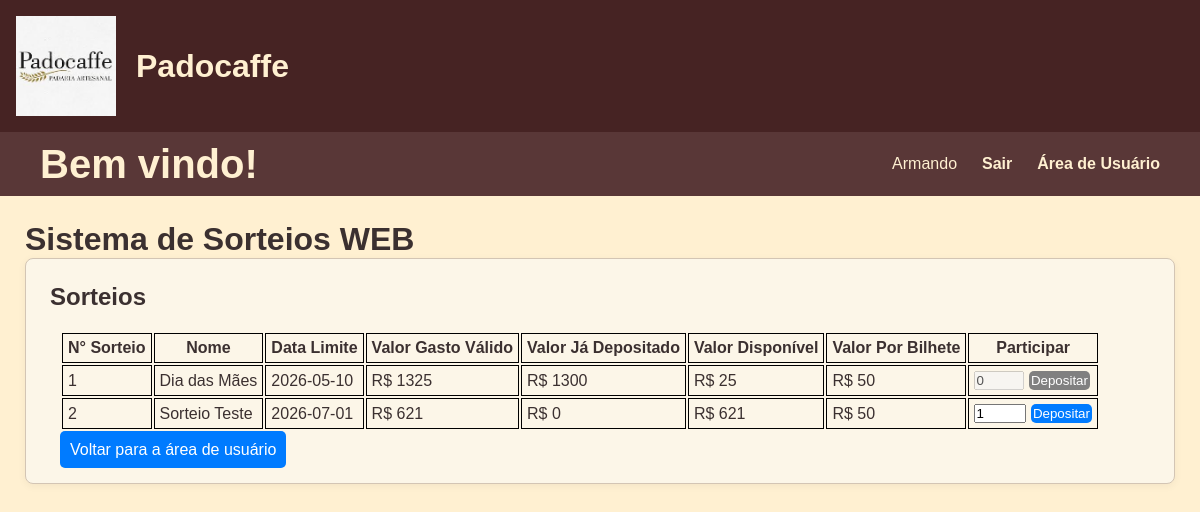
The app's page /participar_sorteio (signed in), older data.
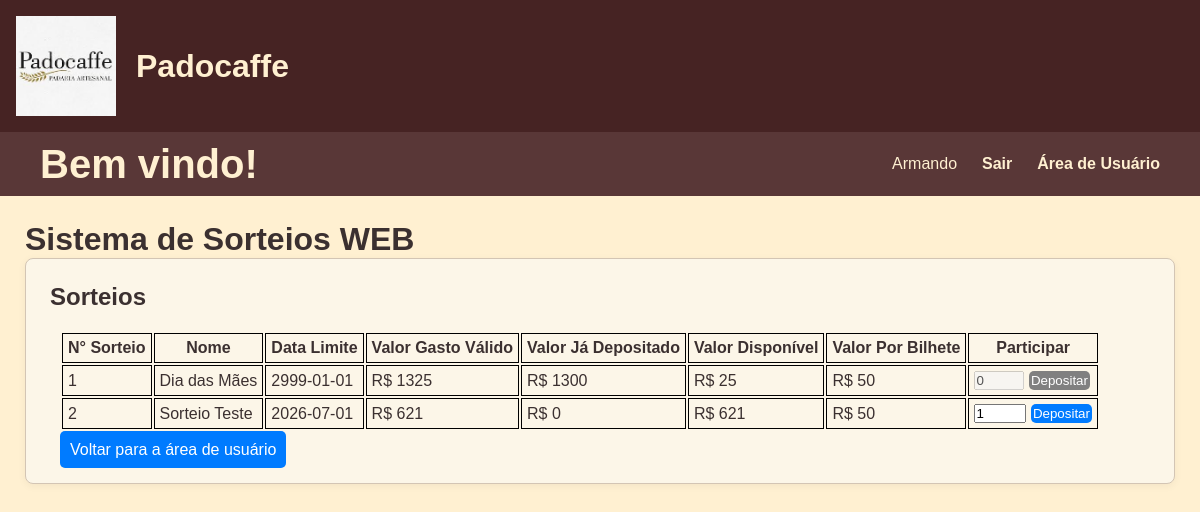
The same page, newer data.
### tables this page shows
CREATE TABLE usuario (
  id_usuario INTEGER PRIMARY KEY AUTOINCREMENT,
  username TEXT UNIQUE NOT NULL,
  password TEXT NOT NULL,
  CPF INTEGER NOT NULL,
  celular INTEGER NOT NULL
);

CREATE TABLE "sorteio" (
	"id_sorteio"	INTEGER,
	"nome"	TEXT NOT NULL UNIQUE,
	"data_inicial"	TIMESTAMP NOT NULL,
	"data_limite"	TIMESTAMP NOT NULL,
	"valor_por_bilhete"	NUMERIC NOT NULL,
	"realizado"	BOOLEAN DEFAULT 0,
	"id_bilhete_sorteado"	INTEGER DEFAULT NULL,
	PRIMARY KEY("id_sorteio" AUTOINCREMENT),
	FOREIGN KEY("id_bilhete_sorteado") REFERENCES "bilhete"("id_bilhete"),
	CHECK((NOT "realizado") OR "id_bilhete_sorteado")
);

### flaskr/usuario.py (the view, shortened to what this page needs)
@bp.route('/participar_sorteio', methods=('GET','POST'))
@usuario_required
def participar_sorteio():
    id_usuario = session["user_id"]
    db = get_db()
    with current_app.open_resource('query_usuario.sql') as f:
        sorteios = db.execute(f.read().decode('utf8'),(id_usuario,id_usuario,)).fetchall()
    if request.method == 'GET':
        if sorteios:
            return render_template('usuario/participar_sorteio.html',sorteios=sorteios,sorteios_abertos=True)
        else:
            return render_template('usuario/participar_sorteio.html',get=True,sorteios_abertos=False)

### flaskr/auth.py (called while the page is built, shortened)
@bp.before_app_request
def load_logged_in_user():
    user_id = session.get("user_id")
    auth_type = session.get("auth_type")
    if user_id is None:
        g.admin = None
        g.usuario = None
    elif auth_type == "usuario":
        db = get_db()
        g.usuario = db.execute(
            "SELECT id_usuario, username, password FROM usuario WHERE id_usuario = ?",
            (user_id,)
        ).fetchone()
        g.admin = None

def usuario_required(view):
    @functools.wraps(view)
    def wrapped_view(**kwargs):
        if g.usuario is None:
            return redirect(url_for("auth.login_usuario"))
        return view(**kwargs)
    return wrapped_view

### flaskr/db.py (called while the page is built)
def get_db():
    if 'db' not in g:
        g.db = sqlite3.connect(DB_PATH)
        g.db.row_factory = sqlite3.Row
    return g.db

### flaskr/templates/usuario/participar_sorteio.html (shortened to what this page needs)
{% extends 'base.html' %}
{% block content %}
    <h2 style="margin-bottom: 20px;">Sorteios</h2>
    <div>
        {% if sorteios_abertos %}
            <table style="margin: 10px;">
                <tr>
                    <th>N° Sorteio</th>
                    <th>Nome</th>
                    <th>Data Limite</th>
                    <th>Valor Gasto Válido</th>
                    <th>Valor Já Depositado</th>
                    <th>Valor Disponível</th>
                    <th>Valor Por Bilhete</th>
                    <th>Participar</th>
                </tr>
                {% for sorteio in sorteios %}
                    <tr>
                        <td>{{sorteio.id_sorteio}}</td>
                        <td>{{sorteio.nome_sorteio}}</td>
                        <td>{{sorteio.data_limite}}</td>
                        <td>R$ {{sorteio.total_comprado}}</td>
                        <td>R$ {{sorteio.valor_convertido}}</td>
                        <td>R$ {{sorteio.total_comprado - sorteio.valor_convertido}}</td>
                        <td>R$ {{sorteio.valor_por_bilhete}}</td>
                        <td>
                            {%if sorteio.pode_depositar %}
                                <form class="formulario" style="margin: 0px" method="post" disabled>
                                        <nobr><input type="number" style="min-width: 50px; margin-bottom: 0px" value="1" id="quantidade_bilhetes" name="quantidade_bilhetes" min="1" max={{(sorteio.total_comprado - sorteio.valor_convertido)//sorteio.valor_por_bilhete}}>
                                        <button class="blue-button" style="padding: 2px" type="submit">Depositar</button></nobr>
                                    {% else %}
                                        <nobr><input disabled type="number" style="min-width: 50px; margin-bottom: 0px" value="0" min="0" max="0">
                                        <button class="blue-button" style="padding: 2px; background-color: gray" type="submit" disabled>Depositar</button></nobr>
                                    {% endif %}
                            </form>
                        </td>
                    </tr>
                {% endfor %}
            </table>
        {% else %}
        <p style="margin: 10px;">No momento não há nenhum sorteio aberto</p>
        {% endif %}
        <a href="{{ url_for('usuario.index_usuario') }}" style="text-decoration: none; background-color: #007BFF; color: white; padding: 10px; border-radius: 5px; margin: 10px;">Voltar para a área de usuário</a>
    </div>
{% endblock %}

### flaskr/templates/base.html (shortened to what this page needs)
<!doctype html>
<html lang="pt-br">
  <head>
    <link rel="stylesheet" href="{{ url_for('static', filename='style.css') }}">
  </head>
  <body>
    <header class="main-header">
        <img src="{{ url_for('static', filename='img/padocaffe imagem.jpeg') }}" alt="Logomarca da Empresa Padocaffe" style="height: 100px;">
        <h1>Padocaffe</h1>
    </header>
    <nav class="navbar">
      <h1>Bem vindo!</h1>
      <ul>
        {% if g.admin %}
            <li><span>{{ g.admin['username'] }}</span></li>
            <li><a class="navbar-item" href="{{ url_for('auth.logout_admin') }}">Sair</a></li>
            <li><a class="navbar-item" href="{{ url_for('admin.index_admin') }}">Área de Administrador</a></li>
        {% else %}
          {% if g.usuario %}
            <li><span>{{ g.usuario['username'] }}</span></li>
            <li><a class="navbar-item" href="{{ url_for('auth.logout_usuario') }}">Sair</a></li>
            <li><a class="navbar-item" href="{{ url_for('usuario.index_usuario') }}">Área de Usuário</a></li>
          {% else %}
            <li><a class="navbar-item" href="{{ url_for('auth.login_admin') }}">Área de Administrador</a></li>
            <li><a class="navbar-item" href="{{ url_for('auth.index') }}">Voltar ao Início</a></li>
          {% endif %}
        {% endif %}
      </ul>
    </nav>
    <main>
      <div style="display: flex; align-items: center; gap: 12px;">
        <h1 style="margin: 0;">Sistema de Sorteios WEB</h1>
      </div>
      <section class="content">
      {% block content %}{% endblock %}
      </section>
    </main>
  </body>
</html>

### flaskr/static/style.css (style rules this page uses)
* { margin: 0; padding: 0; box-sizing: border-box; }
body { background-color: #FFF0D1; color: #3B3030; font-family: Arial, Helvetica, sans-serif; }
a { color: #664343; text-decoration: none; }
.main-header { background-color: #462323; padding: 1rem; display: flex; align-items: center; gap: 20px; color: #FFF0D1; }
.navbar { width: 100%; height: 4rem; background-color: #593737; display: flex; justify-content: space-between; align-items: center; }
.navbar h1 { margin-left: 2.5rem; font-size: 2.5rem; color: #FFF0D1; }
.navbar ul { margin-right: 2.5rem; list-style: none; display: flex; align-items: center; gap: 25px; }
.navbar li { color: #FFF0D1; display: inline-flex; justify-content: space-evenly; }
.navbar-item { color: #FFF0D1; line-height: 50px; text-decoration: none; font-weight: bold; font-family: Arial, Helvetica, sans-serif; }
.formulario { display: flex; flex-direction: column; gap: 10px; max-width: 400px; }
.blue-button { padding: 10px; background-color: #007BFF; color: white; border: none; border-radius: 5px; }
td { border: 1px solid black; margin: 0px; padding: 5px; }
th { border: 1px solid black; margin: 0px; padding: 5px; }
main { padding: 25px; }
.content { background-color: #fcf6e8; padding: 1.5rem; border: 1px solid #d3c5b4; border-radius: 8px; box-shadow: 0 2px 8px rgba(0,0,0,0.05); }
.content:last-child { margin-bottom: 0; }
.content form { margin: 1em 0; display: flex; flex-direction: column; }
.content input, .content textarea { margin-bottom: 1em; }

Row changes from the older to the newer data that the page shows:
changed sorteio "Dia das Mães": data_limite "2026-05-10" → "2999-01-01"
